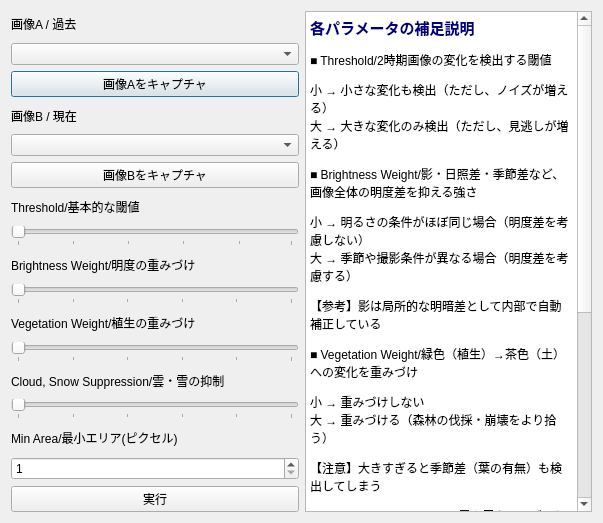
<?xml version="1.0" encoding="UTF-8"?>
<ui version="4.0">
 <class>ChangePolygonizerDialog</class>
 <widget class="QDialog" name="ChangePolygonizerDialog">
  <property name="geometry">
   <rect>
    <x>0</x>
    <y>0</y>
    <width>603</width>
    <height>523</height>
   </rect>
  </property>
  <property name="windowTitle">
   <string>Change Polygonizer</string>
  </property>
  <layout class="QHBoxLayout">
   <item>
    <layout class="QVBoxLayout">
     <item>
      <widget class="QLabel" name="label">
       <property name="text">
        <string>画像A / 過去</string>
       </property>
      </widget>
     </item>
     <item>
      <widget class="QComboBox" name="beforeCombo"/>
     </item>
     <item>
      <widget class="QPushButton" name="captureBeforeButton">
       <property name="text">
        <string>画像Aをキャプチャ</string>
       </property>
      </widget>
     </item>
     <item>
      <widget class="QLabel" name="label">
       <property name="text">
        <string>画像B / 現在</string>
       </property>
      </widget>
     </item>
     <item>
      <widget class="QComboBox" name="afterCombo"/>
     </item>
     <item>
      <widget class="QPushButton" name="captureAfterButton">
       <property name="text">
        <string>画像Bをキャプチャ</string>
       </property>
      </widget>
     </item>
     <item>
      <widget class="QLabel" name="label">
       <property name="text">
        <string>Threshold/基本的な閾値</string>
       </property>
      </widget>
     </item>
     <item>
      <widget class="QSlider" name="thresholdSlider">
       <property name="minimum">
        <number>1</number>
       </property>
       <property name="maximum">
        <number>100</number>
       </property>
       <property name="orientation">
        <enum>Qt::Horizontal</enum>
       </property>
       <property name="tickPosition">
        <enum>QSlider::TicksBelow</enum>
       </property>
       <property name="tickInterval">
        <number>20</number>
       </property>
      </widget>
     </item>
     <item>
      <widget class="QLabel" name="label">
       <property name="text">
        <string>Brightness Weight/明度の重みづけ</string>
       </property>
      </widget>
     </item>
     <item>
      <widget class="QSlider" name="brightnessSlider">
       <property name="minimum">
        <number>0</number>
       </property>
       <property name="maximum">
        <number>100</number>
       </property>
       <property name="orientation">
        <enum>Qt::Horizontal</enum>
       </property>
       <property name="tickPosition">
        <enum>QSlider::TicksBelow</enum>
       </property>
       <property name="tickInterval">
        <number>20</number>
       </property>
      </widget>
     </item>
     <item>
      <widget class="QLabel" name="label">
       <property name="text">
        <string>Vegetation Weight/植生の重みづけ</string>
       </property>
      </widget>
     </item>
     <item>
      <widget class="QSlider" name="vegSlider">
       <property name="minimum">
        <number>0</number>
       </property>
       <property name="maximum">
        <number>100</number>
       </property>
       <property name="orientation">
        <enum>Qt::Horizontal</enum>
       </property>
       <property name="tickPosition">
        <enum>QSlider::TicksBelow</enum>
       </property>
       <property name="tickInterval">
        <number>20</number>
       </property>
      </widget>
     </item>
     <item>
      <widget class="QLabel" name="label">
       <property name="text">
        <string>Cloud, Snow Suppression/雲・雪の抑制</string>
       </property>
      </widget>
     </item>
     <item>
      <widget class="QSlider" name="cloudSlider">
       <property name="minimum">
        <number>0</number>
       </property>
       <property name="maximum">
        <number>100</number>
       </property>
       <property name="orientation">
        <enum>Qt::Horizontal</enum>
       </property>
       <property name="tickPosition">
        <enum>QSlider::TicksBelow</enum>
       </property>
       <property name="tickInterval">
        <number>20</number>
       </property>
      </widget>
     </item>
     <item>
      <widget class="QLabel" name="label">
       <property name="text">
        <string>Min Area/最小エリア(ピクセル)</string>
       </property>
      </widget>
     </item>
     <item>
      <widget class="QSpinBox" name="areaSpin">
       <property name="minimum">
        <number>1</number>
       </property>
       <property name="maximum">
        <number>100000</number>
       </property>
      </widget>
     </item>
     <item>
      <widget class="QPushButton" name="runButton">
       <property name="text">
        <string>実行</string>
       </property>
      </widget>
     </item>
    </layout>
   </item>
   <item>
    <widget class="QTextEdit" name="helpText">
     <property name="readOnly">
      <bool>true</bool>
     </property>
     <property name="html">
      <string>&lt;!DOCTYPE HTML PUBLIC &quot;-//W3C//DTD HTML 4.0//EN&quot; &quot;http://www.w3.org/TR/REC-html40/strict.dtd&quot;&gt;
&lt;html&gt;&lt;head&gt;&lt;meta name=&quot;qrichtext&quot; content=&quot;1&quot; /&gt;&lt;style type=&quot;text/css&quot;&gt;
p, li { white-space: pre-wrap; }
&lt;/style&gt;&lt;/head&gt;&lt;body style=&quot; font-family:'MS UI Gothic'; font-size:9pt; font-weight:400; font-style:normal;&quot;&gt;
&lt;p style=&quot; margin-top:12px; margin-bottom:12px; margin-left:0px; margin-right:0px; -qt-block-indent:0; text-indent:0px;&quot;&gt;&lt;span style=&quot; font-size:11pt; font-weight:600; color:#00007f;&quot;&gt;各パラメータの補足説明&lt;/span&gt;&lt;/p&gt;
&lt;p style=&quot; margin-top:12px; margin-bottom:12px; margin-left:0px; margin-right:0px; -qt-block-indent:0; text-indent:0px;&quot;&gt;■ Threshold/2時期画像の変化を検出する閾値&lt;/p&gt;
&lt;p style=&quot; margin-top:12px; margin-bottom:12px; margin-left:0px; margin-right:0px; -qt-block-indent:0; text-indent:0px;&quot;&gt;小 → 小さな変化も検出（ただし、ノイズが増える）&lt;br /&gt;大 → 大きな変化のみ検出（ただし、見逃しが増える）&lt;/p&gt;
&lt;p style=&quot; margin-top:12px; margin-bottom:12px; margin-left:0px; margin-right:0px; -qt-block-indent:0; text-indent:0px;&quot;&gt;■ Brightness Weight/影・日照差・季節差など、画像全体の明度差を抑える強さ&lt;/p&gt;
&lt;p style=&quot; margin-top:12px; margin-bottom:12px; margin-left:0px; margin-right:0px; -qt-block-indent:0; text-indent:0px;&quot;&gt;小 → 明るさの条件がほぼ同じ場合（明度差を考慮しない）&lt;br /&gt;大 → 季節や撮影条件が異なる場合（明度差を考慮する）&lt;/p&gt;
&lt;p style=&quot; margin-top:12px; margin-bottom:12px; margin-left:0px; margin-right:0px; -qt-block-indent:0; text-indent:0px;&quot;&gt;【参考】影は局所的な明暗差として内部で自動補正している&lt;/p&gt;
&lt;p style=&quot; margin-top:12px; margin-bottom:12px; margin-left:0px; margin-right:0px; -qt-block-indent:0; text-indent:0px;&quot;&gt;■ Vegetation Weight/緑色（植生）→茶色（土）への変化を重みづけ&lt;/p&gt;
&lt;p style=&quot; margin-top:12px; margin-bottom:12px; margin-left:0px; margin-right:0px; -qt-block-indent:0; text-indent:0px;&quot;&gt;小 → 重みづけしない&lt;br /&gt;大 → 重みづける（森林の伐採・崩壊をより拾う）&lt;/p&gt;
&lt;p style=&quot; margin-top:12px; margin-bottom:12px; margin-left:0px; margin-right:0px; -qt-block-indent:0; text-indent:0px;&quot;&gt;【注意】大きすぎると季節差（葉の有無）も検出してしまう&lt;/p&gt;
&lt;p style=&quot; margin-top:12px; margin-bottom:12px; margin-left:0px; margin-right:0px; -qt-block-indent:0; text-indent:0px;&quot;&gt;■Cloud, Snow Suppression/雲や雪をノイズとして除去&lt;/p&gt;
&lt;p style=&quot; margin-top:12px; margin-bottom:12px; margin-left:0px; margin-right:0px; -qt-block-indent:0; text-indent:0px;&quot;&gt;小 → 除去しない&lt;br /&gt;大 → 除去する&lt;/p&gt;
&lt;p style=&quot; margin-top:12px; margin-bottom:12px; margin-left:0px; margin-right:0px; -qt-block-indent:0; text-indent:0px;&quot;&gt;■ Min Area/指定したピクセル数未満の変化をノイズとして除去&lt;/p&gt;
&lt;p style=&quot; margin-top:12px; margin-bottom:12px; margin-left:0px; margin-right:0px; -qt-block-indent:0; text-indent:0px;&quot;&gt;--------------------------------&lt;/p&gt;
&lt;p style=&quot; margin-top:12px; margin-bottom:12px; margin-left:0px; margin-right:0px; -qt-block-indent:0; text-indent:0px;&quot;&gt;&lt;span style=&quot; font-size:11pt; font-weight:600; color:#00007f;&quot;&gt;調整の基本的な流れ&lt;/span&gt;&lt;/p&gt;
&lt;p style=&quot; margin-top:12px; margin-bottom:12px; margin-left:0px; margin-right:0px; -qt-block-indent:0; text-indent:0px;&quot;&gt;まずThreshold → 次にMin Area → 必要に応じてBrightness / Vegetation&lt;/p&gt;
&lt;p style=&quot; margin-top:12px; margin-bottom:12px; margin-left:0px; margin-right:0px; -qt-block-indent:0; text-indent:0px;&quot;&gt;なお、Thresholdは設定した閾値＋0.1と＋0.2の３段階でポリゴンが生成される。&lt;br /&gt;（例えば、Threshold＝0.3とすると、0.4と0.5とした場合も生成される。）&lt;/p&gt;&lt;/body&gt;&lt;/html&gt;</string>
     </property>
    </widget>
   </item>
  </layout>
 </widget>
 <resources/>
 <connections/>
</ui>
